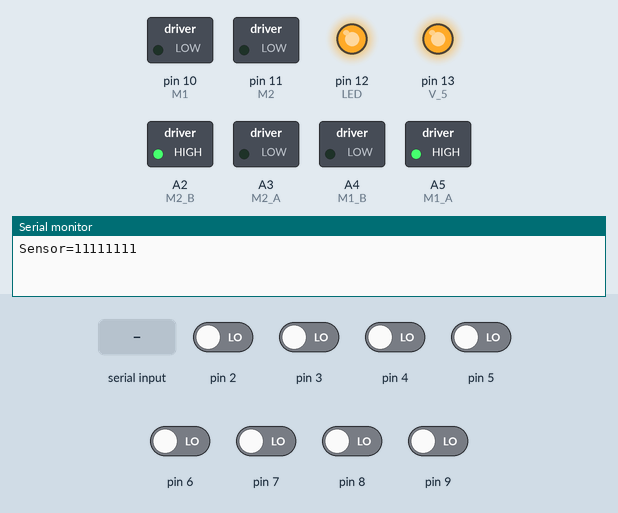
This sketch was run on a simulated Arduino Uno, built with avr-gcc and run on an emulated ATmega328P. On the bench: switched loads named in the sketch (green lamp = pin HIGH), output pins drawn as LEDs (lit = HIGH), the last lines printed to the serial monitor. Inputs (shaded band) come from the test bench; at power-on: pin 2–9 LOW.

Above: at 0.01 s.
At 2.9 s:
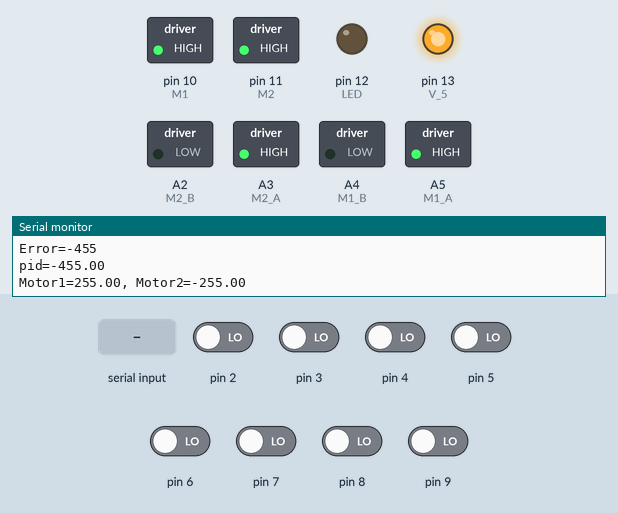
3.0 s: "1" received over Serial
At 4.9 s:
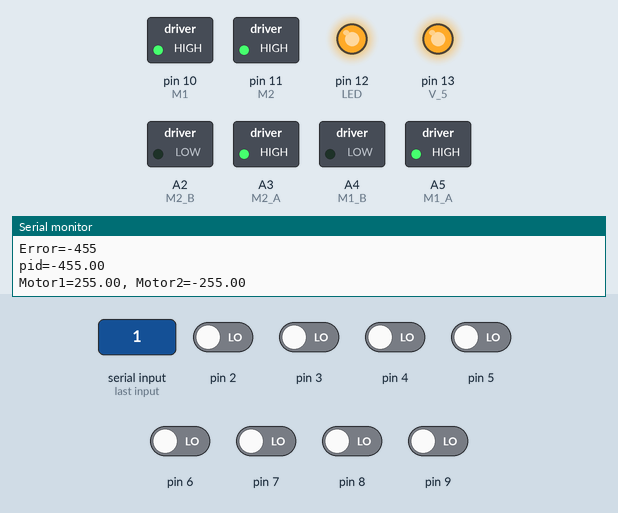
Timing chart, 0 to 7.0 s (numbered marks = the images above; inputs shaded):
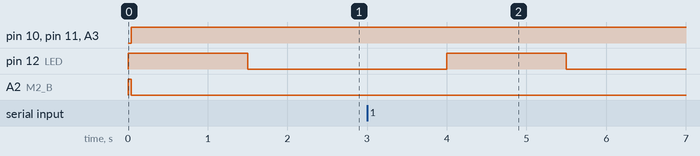

The sketch:

main_code_rev3_check.ino
```cpp
#define M1 10//PWM Pin for Motor1
#define M2 11//PWM Pin for Motor2
#define M1_A A5
#define M1_B A4
#define M2_A A3
#define M2_B A2
#define LED 12
#define V_5 13
#define base_speed 200
#include <MsTimer2.h>
float kp=1, kd=0.0, ki=0, M1_speed=base_speed, M2_speed=base_speed, last_error=0;//universal constants
int left_sensor=0b00000000,mid_sensor=0b00000000,right_sensor=0b00000000;
void setup()
{
  int i=2;
  for(i=2;i<10;i++)
    {
       pinMode(i,INPUT);//Reading pin 2-9 as input
    }
   Serial.begin(9600);//for serial I/O of sensors. Comment out after debugging
   //pin declaration
   pinMode(LED,OUTPUT);//Using Arduino LED for checkpoint alert
   pinMode(V_5,OUTPUT);
   pinMode(M1,OUTPUT);
   pinMode(M2,OUTPUT);
   pinMode(M1_A,OUTPUT);
   pinMode(M2_A,OUTPUT);
   pinMode(M1_B,OUTPUT);
   pinMode(M2_B,OUTPUT);

   //pin initialisation
   digitalWrite(LED,LOW);//set LED as OFF
   digitalWrite(V_5,HIGH);
   digitalWrite(M1_A,HIGH);
   digitalWrite(M1_B,LOW);
   digitalWrite(M2_A,LOW);
   digitalWrite(M2_B,HIGH);
}


void loop()
{
  read_sensor();//read the sensor data and get the error

  //For displaying error using serial I/O
  //delay(1500);
  Serial.println(String(""));
  Serial.print(String("Left="));
  Serial.println(left_sensor,BIN);
  Serial.print(String("Middle="));
  Serial.println(mid_sensor,BIN);
  Serial.print(String("Right="));
  Serial.println(right_sensor,BIN);


  int error=calc_error();

  Serial.println(String("Error=")+error);
  float pid=calc_PID(error);//Calculate PID value
  Serial.println(String("pid=")+pid);
  run_motors(pid);//Set the motor speed using calculated PID
  while(Serial.read()!='1');
  delay(1000);
}

int read_sensor(void)
{
  //initialisation
  int arr[10],i,count=0;
  left_sensor=0b00000000;
  right_sensor=0b00000000;
  mid_sensor=0b00000000;
  Serial.print(String("Sensor="));
  for(i=2;i<10;i++)
    {
      arr[i]=!digitalRead(i);//reading each sensor
      Serial.print(arr[i]);
      count+=arr[i];//Counting the number of sensors high
    }
   if(count>5)//Treating 5+ sensor high as checkpoint reached. Using MSTimer to autoswitch off LED after 1000ms.
   {
      MsTimer2::set(1500,checkpoint); // 1000ms period
      MsTimer2::start();//Start the timer
      digitalWrite(LED,HIGH);
   }
  //reading left sensor
  left_sensor=(arr[9])*4 + (arr[8])*2 + arr[7];
  mid_sensor=(arr[6])*2 + arr[5];
  right_sensor=(arr[4])*4 + (arr[3])*2 + arr[2];
}

int calc_error()
{
  switch(mid_sensor)
  {
    case 0b00://mid_sensor is 0
      if(left_sensor )
      {
        //1 sensor
        if(left_sensor==0b001)
          return -(base_speed+150);
        else if(left_sensor==0b010)
          return -(base_speed+170);
        else if(left_sensor==0b100)
          return -(base_speed+255);
        //2 and more sensor
        else if(left_sensor==0b011)
          return -(base_speed+150);
        else
          return -(base_speed+255);
      }
      else if(right_sensor)
      {
          //1 sensor
        if(right_sensor==0b001)
          return 255-base_speed;
        else if(right_sensor==0b010)
          return 170-base_speed;
        else if(right_sensor==0b100)
          return 150-base_speed;
        //2 and more sensor
        else if(right_sensor==0b011)
          return (-base_speed+255);
        else if(right_sensor==0b110)
          return (-base_speed+170);
        else
          return (-base_speed+255);
      }
      else
        {
          if(last_error>0)
            return (-base_speed+170);
          else
            return -(base_speed+170);
        }
        //end case
    case 0b11: //mid-sensor full on
        {
           if(left_sensor )
          {
            //1 sensor
            if(left_sensor==0b001)
              return -(base_speed+150);
            //2 and more sensor
            else if(left_sensor==0b011)
              return -(base_speed+170);
            else
              return -(base_speed+255);
          }
          else if(left_sensor && right_sensor)
            return 0;
          else if(right_sensor)
          {
              //1 sensor
            if(right_sensor==0b100)
              return (-base_speed+170);
            //2 and more sensor
            else if(right_sensor==0b110)
              return (-base_speed+170);
            else
              return (-base_speed+255);
          }
          else
            {
              return 0;
            }
        }
      //end case
    case 0b01:
      {
        if(right_sensor)
        {
          if(right_sensor==0b000)
            return (-base_speed+150);
          else if(right_sensor==0b100)
            return (-base_speed+170);
          else if(right_sensor==0b110)
            return (-base_speed+200);
          else
            return (-base_speed+255);
        }
        else
          return (-base_speed+150);
      }
      //end case

     case 0b10:
        {
          if(left_sensor)
          {
            if(left_sensor==0b000)
              return -(base_speed+150);
            else if(left_sensor==0b001)
              return -(base_speed+170);
            else if(left_sensor==0b011)
              return -(base_speed+200);
            else
              return -(base_speed+255);
          }
          else
            return -(base_speed+150);;
        }
  }
}
float calc_PID(int ERR)
{
  float error=float(ERR);
  float pid=kp*error+kd*(error-last_error)+ki*(error+last_error);//PID algorithm
  /*Experimental block to increase speed at straight paths. Comment out if it proves to be unstable*/
  /*if(last_error==0 && error==0)
  {
    M1_speed+=2;
    M2_speed+=2;
  }
  else
  {
    M1_speed=base_speed;
    M2_speed=base_speed;
  }*/
  last_error=error;
  //Serial.println(String("PID = ")+pid);
  return pid;
}
void run_motors(float PID)
{

  float motor1=M1_speed-PID;//speed of Motor1
  float motor2=M2_speed+PID;//Speed of Motor2

  if(motor1>255)//For correcting MAX PWM
    motor1=255;

  if(motor1<-255)//For correcting MIN PWM
    motor1=-255;

  if(motor2>255)//For correcting MAX PWM
    motor1=255;

  if(motor2<-255)//For correcting MIN PWM
    motor1=-255;
  Serial.println(String("Motor1=")+motor1+String(", Motor2=")+motor2); // For debugging. Comment out during actual operation.
  //delay(500);

  runM1(motor1);//Set MOTOR1 PWM with Direction
  runM2(motor2);//Set MOTOR2 PWM with Direction
  /*delay(500);
  Serial.println(String("PID=")+ PID);
  Serial.println(String("Motor1=")+ motor1);
  Serial.println(String("char Motor1=")+ (int)motor1);
  Serial.println(String("Motor2=")+ motor2);
  Serial.println(String("char Motor2=")+ (int)motor2);*/

}
void checkpoint()//To be called when a checkpoint is reached.
{
  digitalWrite(LED,LOW);
  MsTimer2::stop();
}
void runM1(float val)
{
  if (val>0)
  {
    digitalWrite(M1_A,HIGH);
    digitalWrite(M1_B,LOW);
  }
  else
  {
    val=-val;
    digitalWrite(M1_A,LOW);
    digitalWrite(M1_B,HIGH);
  }
  analogWrite(M1,int(val));
}

void runM2(float val)
{
  if (val>0)
  {
    digitalWrite(M2_A,LOW);
    digitalWrite(M2_B,HIGH);
  }
  else
  {
    val=-val;
    digitalWrite(M2_A,HIGH);
    digitalWrite(M2_B,LOW);
  }
  analogWrite(M2,int(val));
}
```

Measured:
- after the input at 3.0 s, pin 12 (LED): LOW → HIGH after 1.0 s, → LOW 1.5 s later
